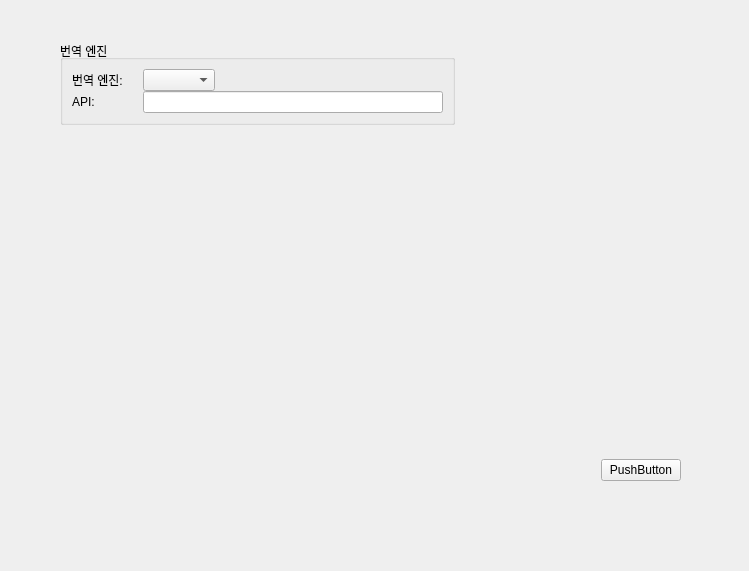
<?xml version="1.0" encoding="UTF-8"?>
<ui version="4.0">
 <class>SettingsWidget</class>
 <widget class="QWidget" name="SettingsWidget">
  <property name="geometry">
   <rect>
    <x>0</x>
    <y>0</y>
    <width>749</width>
    <height>571</height>
   </rect>
  </property>
  <property name="windowTitle">
   <string>SettingsWidget</string>
  </property>
  <widget class="QWidget" name="gridLayoutWidget">
   <property name="geometry">
    <rect>
     <x>40</x>
     <y>20</y>
     <width>641</width>
     <height>481</height>
    </rect>
   </property>
   <layout class="QGridLayout" name="mainLayout" rowstretch="0,0,0">
    <property name="leftMargin">
     <number>20</number>
    </property>
    <property name="topMargin">
     <number>20</number>
    </property>
    <property name="bottomMargin">
     <number>20</number>
    </property>
    <property name="spacing">
     <number>0</number>
    </property>
    <item row="1" column="0">
     <spacer name="verticalSpacer">
      <property name="orientation">
       <enum>Qt::Orientation::Vertical</enum>
      </property>
      <property name="sizeHint" stdset="0">
       <size>
        <width>20</width>
        <height>40</height>
       </size>
      </property>
     </spacer>
    </item>
    <item row="0" column="0">
     <layout class="QGridLayout" name="gridLayout_2">
      <item row="0" column="0">
       <widget class="QGroupBox" name="engineGroup">
        <property name="sizePolicy">
         <sizepolicy hsizetype="Fixed" vsizetype="Fixed">
          <horstretch>0</horstretch>
          <verstretch>0</verstretch>
         </sizepolicy>
        </property>
        <property name="title">
         <string>번역 엔진</string>
        </property>
        <property name="alignment">
         <set>Qt::AlignmentFlag::AlignLeading|Qt::AlignmentFlag::AlignLeft|Qt::AlignmentFlag::AlignVCenter</set>
        </property>
        <property name="flat">
         <bool>true</bool>
        </property>
        <layout class="QVBoxLayout" name="verticalLayout">
         <item>
          <layout class="QGridLayout" name="gridLayout">
           <property name="bottomMargin">
            <number>0</number>
           </property>
           <property name="horizontalSpacing">
            <number>20</number>
           </property>
           <property name="verticalSpacing">
            <number>0</number>
           </property>
           <item row="0" column="1" alignment="Qt::AlignmentFlag::AlignLeft|Qt::AlignmentFlag::AlignVCenter">
            <widget class="QComboBox" name="enginComboBox">
             <property name="sizePolicy">
              <sizepolicy hsizetype="Fixed" vsizetype="Fixed">
               <horstretch>0</horstretch>
               <verstretch>0</verstretch>
              </sizepolicy>
             </property>
            </widget>
           </item>
           <item row="0" column="0" alignment="Qt::AlignmentFlag::AlignVCenter">
            <widget class="QLabel" name="enginNamelabel">
             <property name="sizePolicy">
              <sizepolicy hsizetype="Fixed" vsizetype="Preferred">
               <horstretch>0</horstretch>
               <verstretch>0</verstretch>
              </sizepolicy>
             </property>
             <property name="text">
              <string>번역 엔진:</string>
             </property>
            </widget>
           </item>
           <item row="1" column="0" alignment="Qt::AlignmentFlag::AlignLeft|Qt::AlignmentFlag::AlignVCenter">
            <widget class="QLabel" name="apiNamelabel">
             <property name="sizePolicy">
              <sizepolicy hsizetype="Fixed" vsizetype="Fixed">
               <horstretch>0</horstretch>
               <verstretch>0</verstretch>
              </sizepolicy>
             </property>
             <property name="text">
              <string>API: </string>
             </property>
            </widget>
           </item>
           <item row="1" column="1" alignment="Qt::AlignmentFlag::AlignLeft|Qt::AlignmentFlag::AlignVCenter">
            <widget class="QLineEdit" name="apiInputLine">
             <property name="sizePolicy">
              <sizepolicy hsizetype="Fixed" vsizetype="Fixed">
               <horstretch>0</horstretch>
               <verstretch>0</verstretch>
              </sizepolicy>
             </property>
             <property name="minimumSize">
              <size>
               <width>300</width>
               <height>0</height>
              </size>
             </property>
            </widget>
           </item>
          </layout>
         </item>
        </layout>
       </widget>
      </item>
      <item row="0" column="1">
       <spacer name="horizontalSpacer_2">
        <property name="orientation">
         <enum>Qt::Orientation::Horizontal</enum>
        </property>
        <property name="sizeHint" stdset="0">
         <size>
          <width>40</width>
          <height>20</height>
         </size>
        </property>
       </spacer>
      </item>
     </layout>
    </item>
    <item row="2" column="0">
     <layout class="QHBoxLayout" name="horizontalLayout">
      <item>
       <spacer name="horizontalSpacer">
        <property name="orientation">
         <enum>Qt::Orientation::Horizontal</enum>
        </property>
        <property name="sizeHint" stdset="0">
         <size>
          <width>40</width>
          <height>20</height>
         </size>
        </property>
       </spacer>
      </item>
      <item>
       <widget class="QPushButton" name="pushButton">
        <property name="text">
         <string>PushButton</string>
        </property>
       </widget>
      </item>
     </layout>
    </item>
   </layout>
  </widget>
 </widget>
 <resources/>
 <connections/>
</ui>
